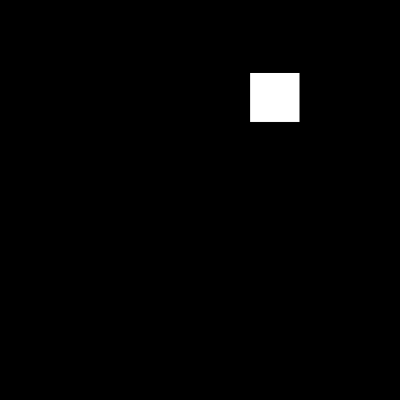
Frame 1 (no input)
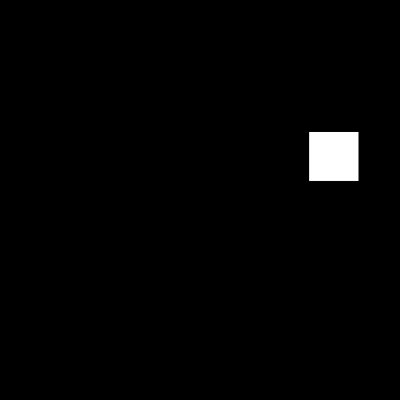
Frame 60 (no input)
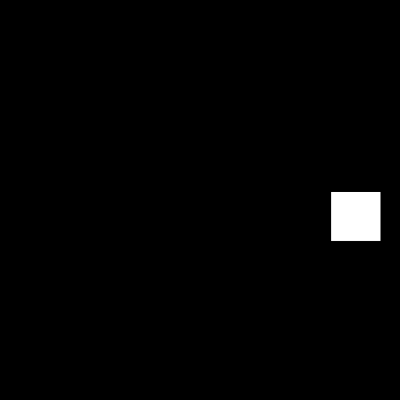
Frame 120 (the mouse pressed at the canvas centre since frame 60)

The p5.js sketch that drew these frames (run headless with seeded random() and noise() and a simulated clock; from frame 60 on, the mouse is pressed at the canvas centre):

// p5.js sketch
// ── sketch.js
const SIZE = 50;
let x, y;
let speed = 1;
let xDir = 1;
let yDir = 1;

function setup() {
    createCanvas(400, 400);
    x = random(width - SIZE);
    y = random(height - SIZE);
}

function draw() {
    background(0);
    fill(255);
    square(x, y, SIZE);
    updateLocation();
}

function keyPressed() {
    if (keyCode === UP_ARROW) {
        speed++;
    } else if (keyCode === DOWN_ARROW) {
        speed--;
    }
}

/**
 * Update the location of the square, making sure it does not go out of bounds.
 * If the square reaches an edge, it will change direction.
 */
function updateLocation() {
    x += speed * xDir;
    y += speed * yDir;
    if (x <= 0 || x >= width - SIZE) {
        xDir *= -1;
    }
    if (y <= 0 || y >= height - SIZE) {
        yDir *= -1;
    }
}
// ── Q3.html
<!DOCTYPE html>
<html lang="en">
  <head>
    <meta charset="utf-8" />
    <meta name="viewport" content="width=device-width, initial-scale=1.0">

    <title>PDM1 - Exam Practice Exercises - Q3 Solution</title>

    <link href="https://cdn.jsdelivr.net/npm/bootstrap@5.3.1/dist/css/bootstrap.min.css" rel="stylesheet" integrity="sha384-4bw+/aepP/YC94hEpVNVgiZdgIC5+VKNBQNGCHeKRQN+PtmoHDEXuppvnDJzQIu9" crossorigin="anonymous">
    <link rel="stylesheet" type="text/css" href="./lib/main-styles.css">
    <script src="https://cdn.jsdelivr.net/npm/bootstrap@5.3.1/dist/js/bootstrap.bundle.min.js" integrity="sha384-HwwvtgBNo3bZJJLYd8oVXjrBZt8cqVSpeBNS5n7C8IVInixGAoxmnlMuBnhbgrkm" crossorigin="anonymous"></script>
    <script src="./lib/libraries/p5.min.js"></script>
  </head>

  <body>
    <h1>Q3 Solution</h1>
    <script src="sketch.js"></script>
  </body>
</html>
